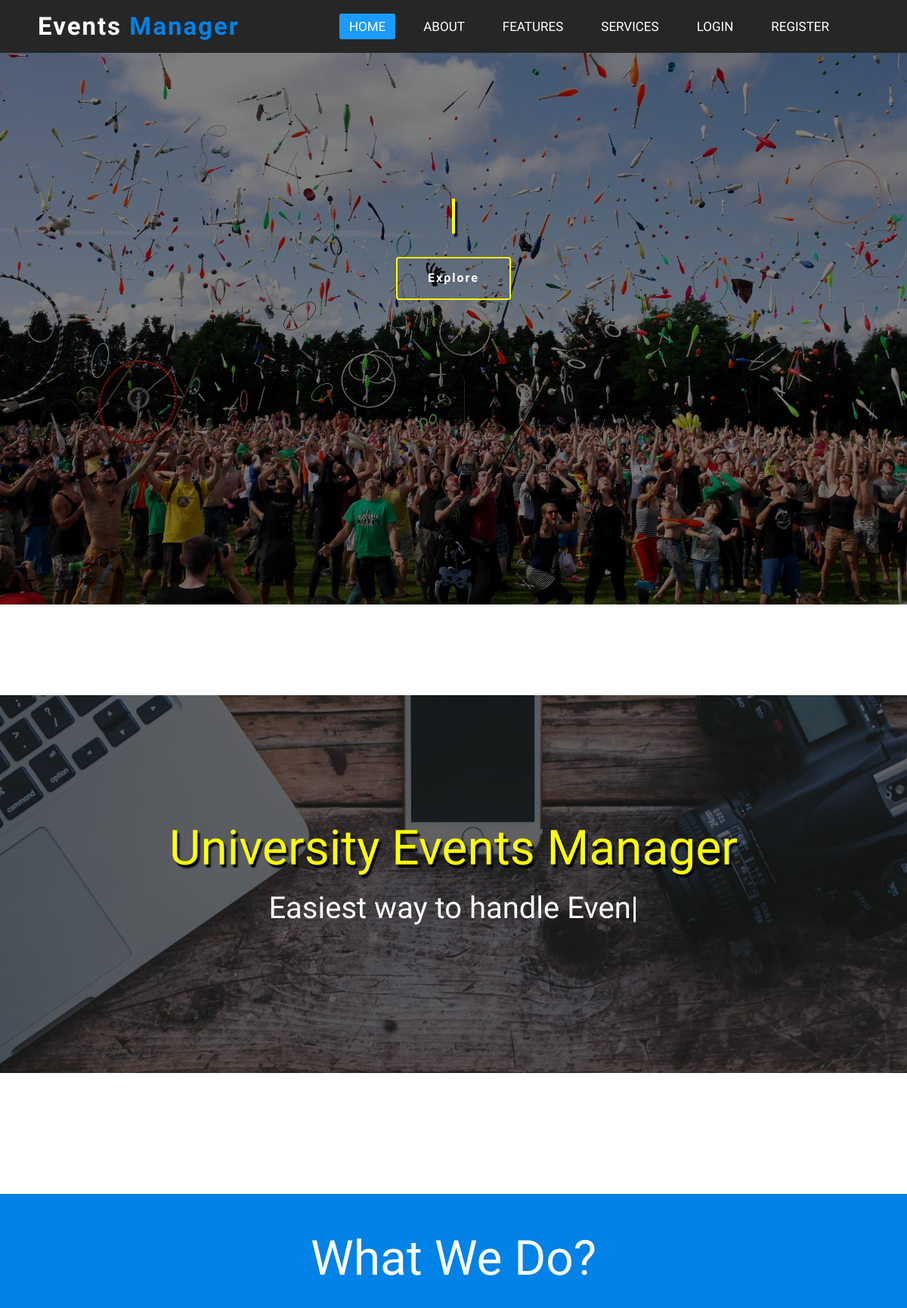
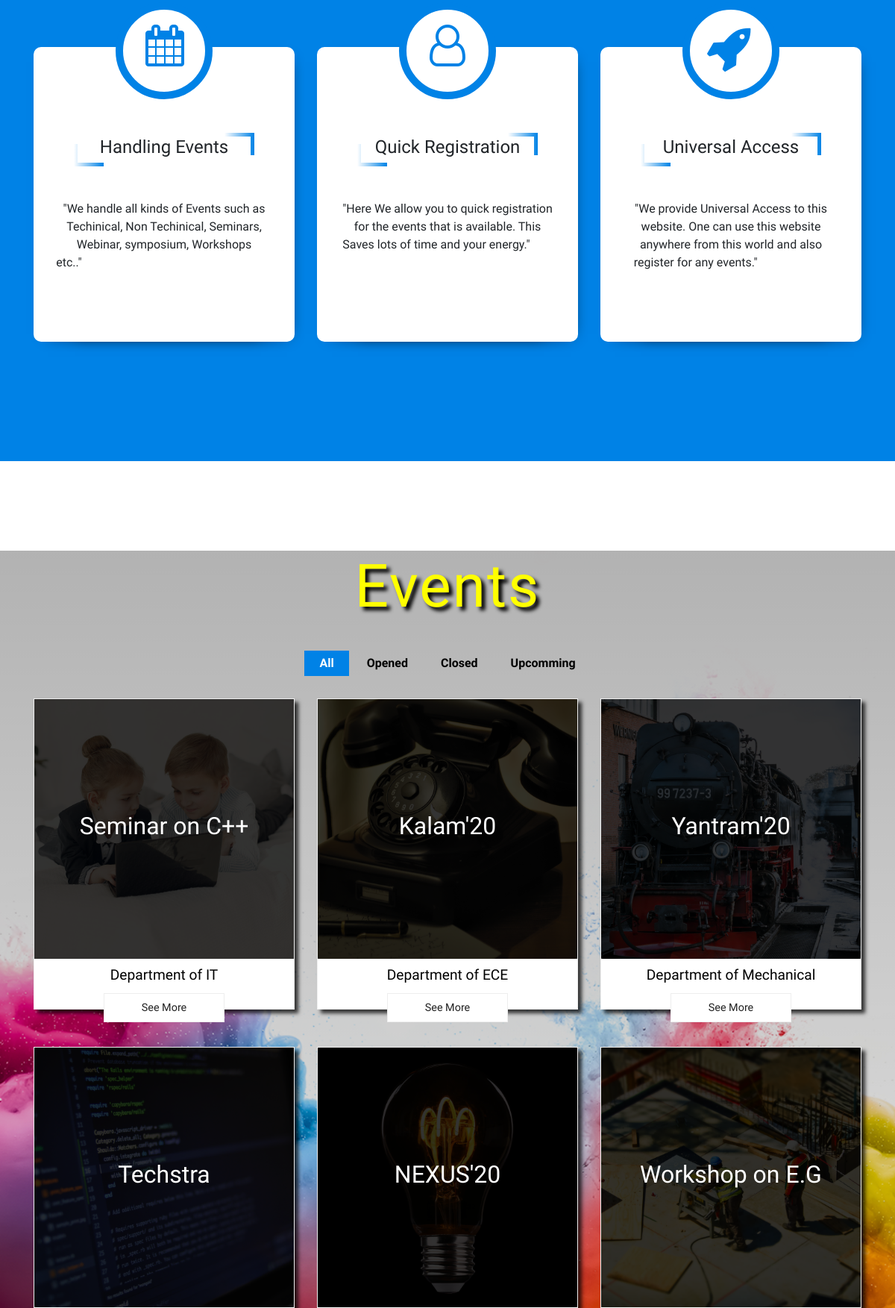
The page / (upper part) on the database its author committed (2 pictures, top to bottom).
### events/models.py (models this page shows, shortened)
class Event(models.Model):
    title = models.CharField(max_length=200, default=None)
    venue = models.CharField(max_length=200, default=None)
    Department = models.PositiveIntegerField(
        choices=Departments,
        default='0',
    )
    event_category = models.CharField(max_length=200,default=None)
    description = models.TextField(default=None)
    date_added = models.DateField()
    event_date = models.DateTimeField(default=None)
    end_date = models.DateTimeField(default=None)
    event_status = models.PositiveIntegerField(
        choices=EVENT_STATUSES,
        default='1',
    )
    techinical_event = models.TextField(default=None)
    non_techinical_event = models.TextField(default=None)
    reg_fee_in_rupees = models.CharField(max_length=50, default=None)
    event_organizer_name = models.CharField(max_length=50, default=None)
    event_organizer_contact = models.CharField(max_length=10, default=None)
    student_coordinator_name = models.CharField(max_length=100,default=None)
    student_coordinator_mobile = models.CharField(max_length=10,default=None)
    event_booking_email = models.EmailField()
    event_image = models.ImageField(upload_to='image', blank=True)
    class Meta:
        ordering = ['-date_added']
        app_label = 'events'

### events/views.py (the view)
# urls.py: 2. Add a URL to urlpatterns:  path('', views.home, name='home')
def home(request):
    context = {
        'events': Event.objects.all()
    }
    return render(request, 'events/home.html', context)

### events/templates/events/home.html (shortened to what this page needs)
{% extends "events/index.html" %}
{% load static %}
{% block content %}
      {% for event in events %}
      <div class="col-lg-4 item {{event.event_status}}">
        <div class="card">
            <div class="card-head ">
                <img id="{{event.Department}}" src=""  alt="" class="img-fluid  card-img">
                <div class="card-overlay"><h2>{{event.title}}</h2></div>
            </div>
            <div class="card-body text-center">
                <h4 id="h4" class="title">{{event.get_Department_display}}</h4>
                <a href="{% url "details" id=event.id %}" class="btn btn-lg card-btn">See More</a>
            </div>
        </div>
    </div>
  {% endfor %}
{% endblock content %}

### events/templates/events/index.html (shortened to what this page needs)
{% load static %}
<!DOCTYPE html>
<html lang="en">
<head>
    <link rel="stylesheet" href="{% static 'events/bootstrap.min.css' %}">
    <link rel="stylesheet" href="https://stackpath.bootstrapcdn.com/font-awesome/4.7.0/css/font-awesome.min.css">
    <link rel="stylesheet" href="{% static 'events/style.css' %}">
</head>
<body>
    <nav>
        <label class="logo"> Events <span id="span" style="color: #0082e6;">Manager</span></label>
        <ul id="active">
            <li><a href="#home" class="active">Home</a></li>
            <li><a href="{% url 'event-about' %}">about</a></li>
            <li><a href="#featuress">Features</a></li>
            <li><a href="#servicess">services</a></li>
            {% if user.is_authenticated %}
            <li><a href="{% url 'admin:index' %}">admin</a></li>
            <li><a href="{% url 'logout' %}">logout</a></li>
            {% else %}
            <li><a href="{% url 'login' %}">login</a></li>
            <li><a href="{% url 'register' %}">register</a></li>
            {% endif %}
        </ul>
    </nav>
    <section id="home" class="site-title">
        <div class="content">
            <h2 id="line"></h2>
            <a style="outline: none;" href="#featuress"> <button class="btn">Explore</button></a>
        </div>
    </section>
    <br><br><br><br><br>
    <section id="featuress" class="site-second-tab">
        <div class="site-background" data-aos="fade-up" data-aos-delay="100">
            <h3 id="uem">University Events Manager</h3>
            <div class="content">
                <h1 id="line"><span id="typed2"></span></h1>
            </div>
        </div>
    </section>
    <div id="servicess" class="services">
        <h1>What We do?</h1>
        <div class="container">
            <div class="row">
                <div id="cards" class="col-md-4">
                    <div class="main">
                        <div class="service">
                            <div class="service-logo">
                                <i class="fa fa-calendar" aria-hidden="true"></i> </div>
                            <h4>Handling Events</h4>
                            <p>"We handle all kinds of Events such as Techinical, Non Techinical, Seminars, Webinar, symposium, Workshops etc.."</p>
                        </div>
                    </div>
                </div>
                <div id="cards" class="col-md-4">
                    <div class="main">
                        <div class="service">
                            <div class="service-logo">
                                <i class="fa fa-user-o" aria-hidden="true"></i> </div>
                            <h4>Quick Registration</h4>
                            <p>"Here We allow you to quick registration for the events that is available. This Saves lots of time and your energy." </p>
                        </div>
                    </div>
                </div>
                <div id="cards" class="col-md-4">
                    <div class="main">
                        <div class="service">
                            <div class="service-logo">
                                <i style="font-size: 4rem; margin-right: 1rem;" class="fa fa-rocket" aria-hidden="true"></i> </div>
                            <h4>Universal Access</h4>
                            <p>"We provide Universal Access to this website. One can use this website anywhere from this world and also register for any events."</p>
                        </div>
                    </div>
                </div>
            </div>
        </div>
    </div>
    <br><br><br><br><br>
    <div class="site-main-area">
        <div class="container events-area">
            <div class="row">
                <div class="col-lg-12">
                    <h1 id="head2">Events</h1>
                    <ul class="filters text-center">
                        <li class="active" data-filter="*"><a href="#!">All</a></li>
                        <li data-filter=".1"><a href="#!">Opened</a></li>
                        <li data-filter=".0"><a href="#!">Closed</a></li>
                        <li data-filter=".1"><a href="#!">Upcomming</a></li>
                    </ul>
                    <div class="projects">
                        <div class="row">
                            {% block content%} {% endblock %}
                        </div>
                    </div>
                </div>
            </div>
        </div>
    </div>
    <br><br><br>
</body>
</html>

### rows shown on the page
Event: shows a picture, title "Seminar on C++", Department "Department of IT"
Event: shows a picture, title "Kalam'20", Department "Department of ECE"
Event: shows a picture, title "Yantram'20", Department "Department of Mechanical"
Event: shows a picture, title "Techstra"
Event: shows a picture, title "NEXUS'20"
Event: shows a picture, title "Workshop on E.G"
